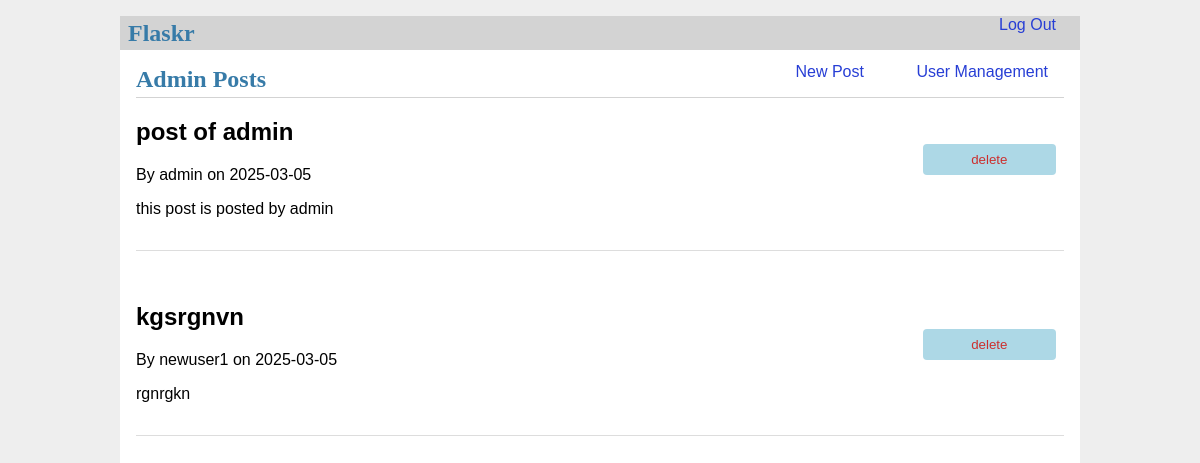
The page /auth/admin (signed in) on the database as committed earlier.
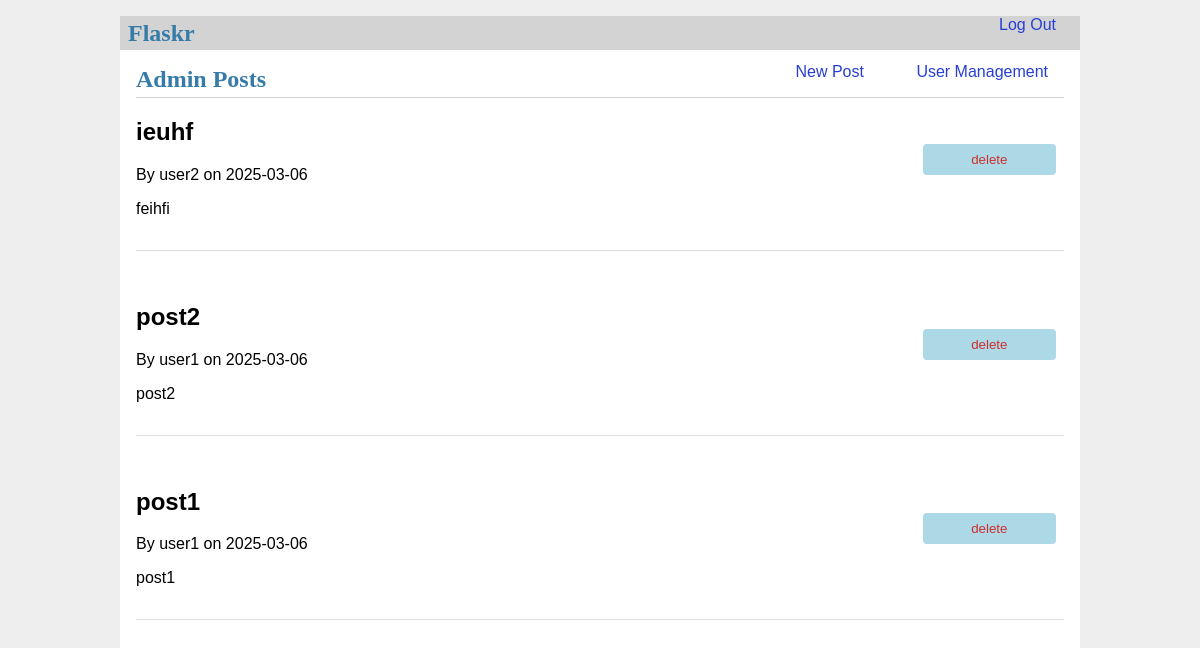
The same page on the database as committed later.
### tables this page shows
CREATE TABLE post (
  id INTEGER PRIMARY KEY AUTOINCREMENT,
  author_id INTEGER NOT NULL,
  created TIMESTAMP NOT NULL DEFAULT CURRENT_TIMESTAMP,
  title TEXT NOT NULL,
  body TEXT NOT NULL,
  FOREIGN KEY (author_id) REFERENCES user (id)
);

CREATE TABLE user (
  id INTEGER PRIMARY KEY AUTOINCREMENT,
  username TEXT UNIQUE NOT NULL,
  password TEXT NOT NULL,
  is_admin BOOLEAN NOT NULL DEFAULT 0,
  is_blocked BOOLEAN NOT NULL DEFAULT 0
);

### flaskr/auth.py (the view)
@bp.route('/admin')
def admin():
    db = get_db()
    posts = db.execute(
        'SELECT p.*, u.username '
        'FROM post p '
        'JOIN user u ON p.author_id = u.id '
        'ORDER BY p.created DESC'
    ).fetchall()
    return render_template('auth/admin.html', posts=posts)

### flaskr/auth.py (called while the page is built)
@bp.before_app_request
def load_logged_in_user():
    user_id = session.get('user_id')
    if user_id is None:
        g.user = None
    else:
        g.user = get_db().execute(
            'SELECT * FROM user WHERE id = ?', (user_id,)
        ).fetchone()

### flaskr/db.py (called while the page is built)
def get_db():
    if 'db' not in g:
        g.db = sqlite3.connect(
            current_app.config['DATABASE'],
            detect_types=sqlite3.PARSE_DECLTYPES
        )
        g.db.row_factory = sqlite3.Row
    return g.db

### flaskr/templates/auth/admin.html (shortened to what this page needs)
{% extends 'base.html' %}
{% block header %}
  <h1>{% block title %}Admin Posts{% endblock %}</h1>
  <div class="nav-right">
    <a href="{{ url_for('blog.create') }}" class="new-post-link">New Post</a>
    <a href="{{ url_for('auth.user_management') }}" class="user-management-link">User Management</a>
  </div>
{% endblock %}
{% block content %}
  {% if not g.user.is_admin %}
    <p>You don't have permission to access this page.</p>
  {% else %}
    <div class="container">
      <div class="posts">
        {% for post in posts %}
          <div class="post">
            <div class="post-content">
              <h2>{{ post.title }}</h2>
              <div>
                By {{ post.username }} on {{ post.created.strftime('%Y-%m-%d') }}
              </div>
              <p>{{ post.body }}</p>
            </div>
            <div class="post-actions">
              <form action="{{ url_for('auth.delete_post', post_id=post.id) }}" method="post" style="display: inline;">
                <input type="submit" value="delete" class="danger" onclick="return confirm('Are you sure?');">
              </form>
            </div>
          </div>
        {% endfor %}
      </div>
    </div>
  {% endif %}
{% endblock %}

### flaskr/templates/base.html (shortened to what this page needs)
<!doctype html>
<link rel="stylesheet" href="{{ url_for('static', filename='style.css') }}">
<nav>
  <h1>Flaskr</h1>
  <div class="nav-right">
    {% if g.user %}
      <a href="{{ url_for('auth.logout') }}" class="logout-link">Log Out</a>
    {% endif %}
  </div>
</nav>
<section class="content">
  <header>
    {% block header %}{% endblock %}
  </header>
  {% block content %}{% endblock %}
</section>

### flaskr/static/style.css (style rules this page uses)
h1 { font-family: serif; color: #377ba8; margin: 1rem 0; }
a { color: #377ba8; }
nav { background: lightgray; display: flex; align-items: center; padding: 0 0.5rem; }
nav h1 { flex: auto; margin: 0; }
.content { padding: 0 1rem 1rem; }
.content > header { border-bottom: 1px solid lightgray; display: flex; align-items: flex-end; }
.content > header h1 { flex: auto; margin: 1rem 0 0.25rem 0; }
.content:last-child { margin-bottom: 0; }
.content form { margin: 1em 0; display: flex; flex-direction: column; }
.content input, .content textarea { margin-bottom: 1em; }
input.danger { color: #cc2f2e; }
input[type=submit] { align-self: start; min-width: 10em; }
.logout-link { text-decoration: none; color: #0366d6; padding: 0.5em 1em; }

### flaskr/templates/auth/admin.html (style rules this page uses)
.container { display: flex; justify-content: space-between; }
.posts { width: 100%; }
.post { margin-bottom: 2em; border-bottom: 1px solid #ddd; padding-bottom: 1em; position: relative; display: flex; justify-content: space-between; align-items: center; }
.post-content { flex-grow: 1; }
.post-actions { margin-left: 1em; display: flex; align-items: center; }
.nav-right { float: right; margin-bottom: 1em; }
.nav-right a { text-decoration: none; color: #273ed5; padding: 0.5em 1em; margin-left: 1em; }
.danger { background-color: lightblue; color: white; border: none; padding: 0.5rem 1rem; border-radius: 4px; cursor: pointer; margin-right: 0.5rem; }

Rows that differ between the two databases and show on the page:
removed post: title "post of admin", username "admin", created "2025-03-05", body "this post is posted by admin"
removed post: title "kgsrgnvn", username "newuser1", created "2025-03-05", body "rgnrgkn"
added post: title "ieuhf", username "user2", created "2025-03-06", body "feihfi"
added post: title "post2", username "user1", created "2025-03-06", body "post2"
added post: title "post1", username "user1", created "2025-03-06", body "post1"
